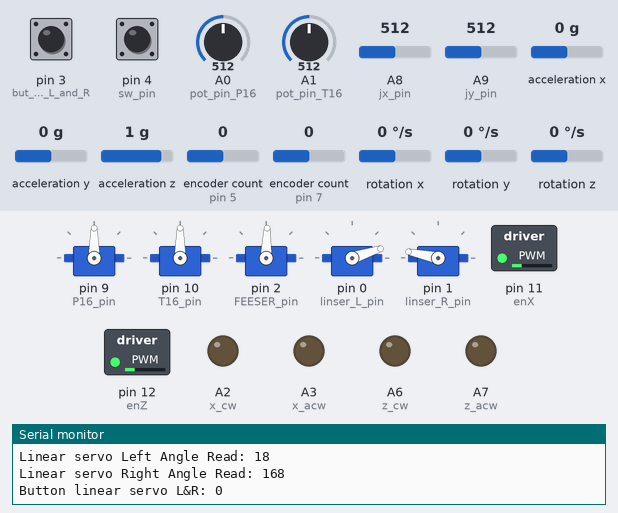
A sketch run on a simulated Teensy 4. Parts: 5 × servo, switched loads named in the sketch (green lamp = pin HIGH), output pins drawn as LEDs (lit = HIGH), the last lines printed to the serial monitor. Wiring (inferred from the names in the program): MPU-6050 motion sensor at I2C address 0x68. The inputs (shaded band) are chosen by the test bench; at power-on: pin 3 (but_pin_linser_L_and_R) LOW, acceleration y 0 g, A0 (pot_pin_P16) = 512, A1 (pot_pin_T16) = 512, A9 (jy_pin) = 512, pin 4 (sw_pin) HIGH, A8 (jx_pin) = 512, acceleration x 0 g, acceleration z 1 g, encoder count (sensors on pin 5, pin 7) 0, rotation x 0 °/s, rotation y 0 °/s, rotation z 0 °/s.

Above: at 1.3 s.
1.4 s: pin 3 (but_pin_linser_L_and_R) pulled HIGH for 3.2 s
At 5.7 s:
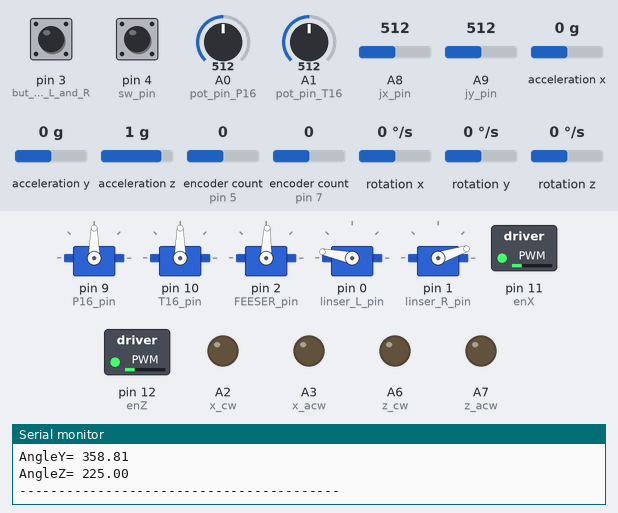
6.2 s: acceleration y set to -1.4 g
At 7.8 s:
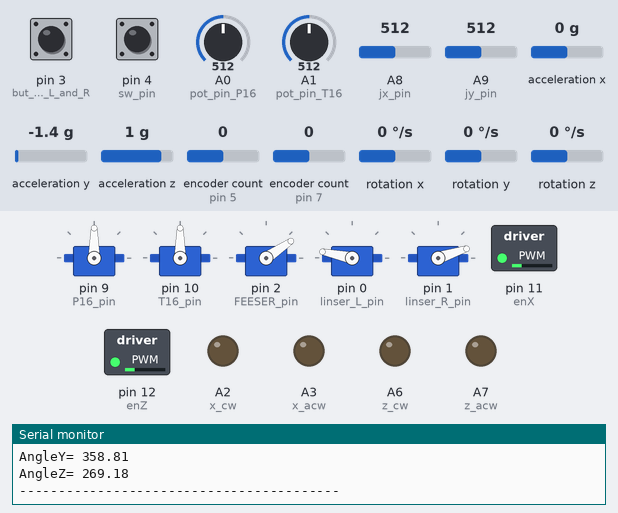
8.1 s: A0 (pot_pin_P16) set to 392
At 9.4 s:
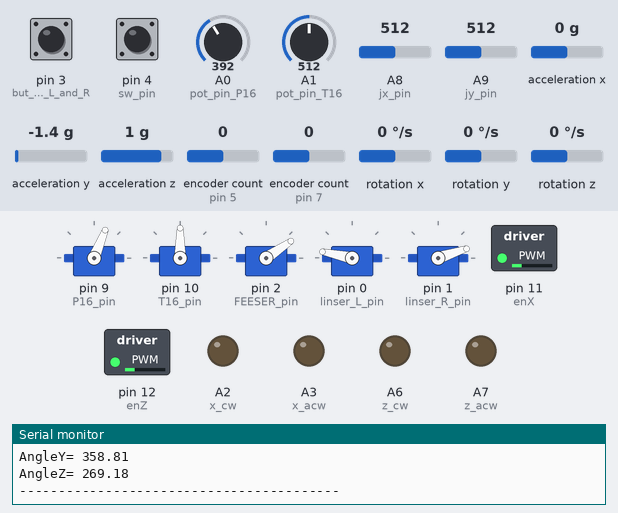
10.2 s: A1 (pot_pin_T16) set to 392
At 11.9 s:
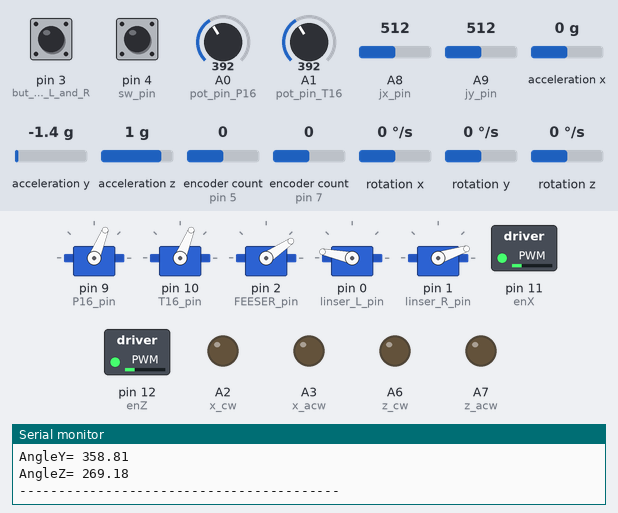
12.2 s: A9 (jy_pin) set to 194
13.9 s: A9 (jy_pin) set to 169
At 15.4 s:
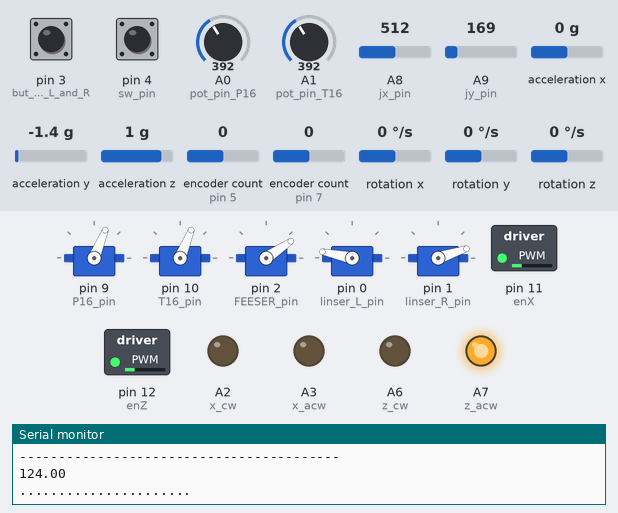
Timing chart, 0 to 16.8 s (numbered marks = the images above; inputs shaded):
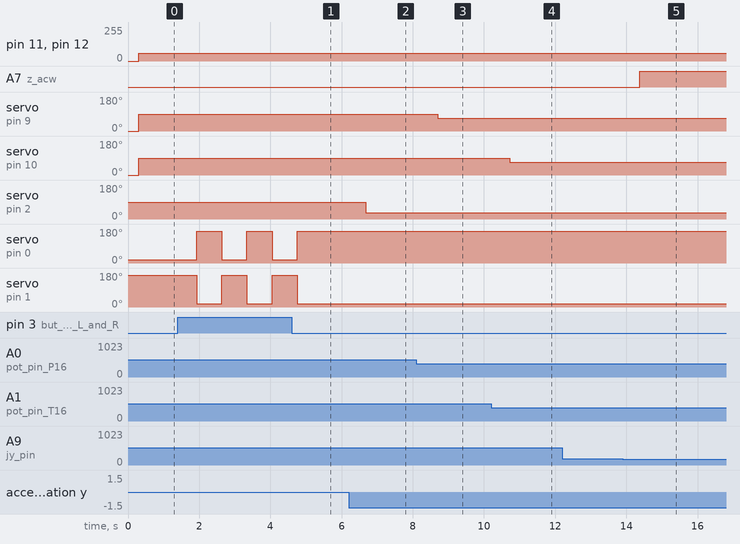

The sketch:

Complete_test_code_IMU_and_ang.ino
```cpp
#include <MPU6050.h>
#include <Wire.h>
#include "Wire.h"
#include "I2Cdev.h"
//#include "MPU6050_6Axis_MotionApps20.h"
#include <PWMServo.h>
#include <Encoder.h>
//#include <PID_v1.h>
#include <PIDController.h>
#include <FastPID.h>
#include <AutoPID.h>


PWMServo P16;  // create servo object for controlling servo
PWMServo T16;  // max 8 servos can be created
PWMServo FEESER;
PWMServo linser_L;
PWMServo linser_R;

    ///////////////////////////////////<IMU-related~~~>/////////////////////////////////////////
/*
MPU6050 IMU;
#define OUTPUT_READABLE_YAWPITCHROLL
// MPU control/status vars
bool dmpReady = false;  // set true if DMP init was successful
uint8_t mpuIntStatus;   // holds actual interrupt status byte from MPU
uint8_t devStatus;      // return status after each device operation (0 = success, !0 = error)
uint16_t packetSize;    // expected DMP packet size (default is 42 bytes)
uint16_t fifoCount;     // count of all bytes currently in FIFO
uint8_t fifoBuffer[64]; // FIFO storage buffer

// orientation/motion vars
Quaternion q;           // [w, x, y, z]         quaternion container
VectorInt16 aa;         // [x, y, z]            accel sensor measurements
VectorInt16 aaReal;     // [x, y, z]            gravity-free accel sensor measurements
VectorInt16 aaWorld;    // [x, y, z]            world-frame accel sensor measurements
VectorFloat gravity;    // [x, y, z]            gravity vector
float euler[3];         // [psi, theta, phi]    Euler angle container
float ypr[3];           // [yaw, pitch, roll]   yaw/pitch/roll container and gravity vector

*/

//////////////////////////<BASIC_READ_WITHOUT_MPU6050.h>////////////////////////////////
const int MPU_addr=0x68;    //0x68 for SCL0 and SDA0 pin on teensy 4 @@0x69 for SCL1 and SDA1
int16_t AcX,AcY,AcZ,Tmp,GyX,GyY,GyZ;

int minVal=265;
int maxVal=402;

double MPU_X_ANG;
double MPU_Y_ANG;
double MPU_Z_ANG;
double MPU_X_ANGmap;


    ///////////////////////////////////<~~~IMU-related>/////////////////////////////////////////

int pot_pin_P16 = A0; //pin for potentiometer    A0 pin
int pot_pin_T16 = A1;
///////////////////////////////int pot_pin_FEESER = A2;
//int pot_pin_linser_L = A3;
//int pot_pin_linser_R = A4;
int but_pin_linser_L_and_R = 3;
int sw_pin = 4;
int jx_pin = A8;
int jy_pin = A9;
int x_en_pin_a = 5;
int x_en_pin_b = 6;
int z_en_pin_a = 7;
int z_en_pin_b = 8;
int x_cw = 16;
int x_acw = 17;
int z_cw = 20;
int z_acw = 21;
int enX = 11;
int enZ = 12;

long Xang, Zang;
long Sang;

int P16_pos = 0;    // variable to store servo position
int T16_pos = 0;    // variable to store servo position
//int FEESER_pos = 0;
int FEESER_pos = 90;
int lower_angle = 18;
int upper_angle = 168;
int linser_L_pos = lower_angle;     //linear servo lower responsive angle as 18 deg and upper as 168 deg
int linser_R_pos = upper_angle;

int P16_pin = 9;  // servo pin for FS6530M feetech servo motor
int T16_pin = 10;  // servo pin for T16 actuonix linear actuator
int FEESER_pin = 2;
int linser_L_pin = 0;
int linser_R_pin = 1;

Encoder X_motor_en(x_en_pin_a, x_en_pin_b);     //encoder object and the corresponding pins
Encoder Z_motor_en(z_en_pin_a, z_en_pin_b);

int pot_val_P16;
int pot_val_T16;
int pot_val_FEESER;
//int pot_val_linser_L;
//int pot_val_linser_R;
int but_L_and_R_state = 0;
int sw_val;
int jx_val;
int jy_val;

int pot_valmap_P16 = 0;
int pot_valmap_T16 = 0;
int pot_valmap_FEESER = 0;
//int pot_valmap_linser_L = 0;
//int pot_valmap_linser_R = 0;
int jx_valmap;
int jy_valmap;

long defXpos  = -999;
long defZpos = -999;

void setup() {
  // put your setup code here, to run once:
    Serial.begin(9600);
    //Serial.begin(115200);
    ///////////////////////////////////<IMU-related~~~>/////////////////////////////////////////
    /*
    // join I2C bus (I2Cdev library doesn't do this automatically)
    #if I2CDEV_IMPLEMENTATION == I2CDEV_ARDUINO_WIRE
        Wire.begin();
        Wire.setClock(400000); // 400kHz I2C clock. Comment this line if having compilation difficulties
    #elif I2CDEV_IMPLEMENTATION == I2CDEV_BUILTIN_FASTWIRE
        Fastwire::setup(400, true);
    #endif

    IMU.initialize();
    //pinMode(INTERRUPT_PIN, INPUT);
    */

    /*
    // supply your own gyro offsets here, scaled for min sensitivity
    IMU.setXGyroOffset(220);
    IMU.setYGyroOffset(76);
    IMU.setZGyroOffset(-85);
    IMU.setZAccelOffset(1788); // 1688 factory default for my test chip
    */

    //////////////////////////<BASIC_READ_WITHOUT_MPU6050.h>////////////////////////////////
    Wire.begin();
    Wire.beginTransmission(MPU_addr);
    Wire.write(0x6B);
    Wire.write(0);
    Wire.endTransmission(true);

    ///////////////////////////////////<~~~IMU-related>/////////////////////////////////////////

    pinMode(but_pin_linser_L_and_R, INPUT);
    pinMode(sw_pin, INPUT);
    digitalWrite(sw_pin, HIGH);


    P16.attach(P16_pin, 544, 2400);  // attached pin number on Teensy as defined above
    P16.write(P16_pos);
    T16.attach(T16_pin, 544, 2400);  // attached pin number on Teensy as defined above
    T16.write(T16_pos);
    FEESER.attach(FEESER_pin, 544, 2400);  // attached pin number on Teensy as defined above
    FEESER.write(FEESER_pos);
    linser_L.attach(linser_L_pin, 544, 2400);  // attached pin number on Teensy as defined above
    linser_L.write(linser_L_pos);
    linser_R.attach(linser_R_pin, 544, 2400);  // attached pin number on Teensy as defined above
    linser_R.write(linser_R_pos);
    pinMode(enX, OUTPUT);
    pinMode(enZ, OUTPUT);
    pinMode(x_cw, OUTPUT);
    pinMode(x_acw, OUTPUT);
    pinMode(z_cw, OUTPUT);
    pinMode(z_acw, OUTPUT);

  // Turn off motors - Initial state
    digitalWrite(x_cw, LOW);
    digitalWrite(x_acw, LOW);
    digitalWrite(z_cw, LOW);
    digitalWrite(z_acw, LOW);
    Serial.printf("P16 Angle Read %d\r\n", P16_pos);
    Serial.printf("T16 Angle Read %d\r\n", T16_pos);
    Serial.printf("FEETECH servo Angle Read %d\r\n", FEESER_pos);
    Serial.printf("linear servo Left Angle Read %d\r\n", linser_L_pos);
    Serial.printf("Linear servo Right Angle Read %d\r\n\n", linser_R_pos);
    delay(100);
}

// ================================================================
// ===                    MAIN PROGRAM LOOP                     ===
// ================================================================

void loop() {

  pot_val_P16 = analogRead(pot_pin_P16);
  pot_val_T16 = analogRead(pot_pin_T16);
  //pot_val_FEESER = analogRead(pot_pin_FEESER);    //potentiometer to control servo angle
  //pot_val_linser_L = analogRead(pot_pin_linser_L);
  //pot_val_linser_R = analogRead(pot_pin_linser_R);
  but_L_and_R_state = digitalRead(but_pin_linser_L_and_R);
  jx_val = analogRead(jx_pin);
  jy_val = analogRead(jy_pin);
  sw_val = digitalRead(sw_pin);

  P16_pos = P16.read();
  T16_pos = T16.read();
  FEESER_pos = FEESER.read();
  linser_L_pos = linser_L.read();
  linser_R_pos = linser_R.read();

  pot_valmap_P16 = map(pot_val_P16, 0, 1023, 0, 180);  //Map analog value from the sensor to the linear actuator
  pot_valmap_T16 = map(pot_val_T16, 0, 1023, 0, 180);
  pot_valmap_FEESER = map(pot_val_FEESER, 0, 1023, 0, 180);   //max angle turn for the servo =
  //pot_valmap_linser_L = map(pot_val_linser_L, 0, 1023, 0, 180);
  //pot_valmap_linser_R = map(pot_val_linser_R, 0, 1023, 0, 180);
  jx_valmap = map(jx_val, 0, 1023, 0, 180);
  jy_valmap = map(jy_val, 0, 1023, 0, 180);

  long newXpos, newZpos;
  newXpos = X_motor_en.read();
  newZpos = Z_motor_en.read();
  Xang = newXpos*360/17712;   //angle cal via countable events per rev on output shaft = 17712
  Zang = newZpos*360/17712;
  Sang = map(FEESER_pos, 0, 180, 0, 200);     //actual angle of rotation of servo was ~200 deg from measurements
  //therefore real angle is 1.111111... (repeating) degree per .read()'s degree

  Serial.printf("P16 Angle Read: %d\r\n", P16_pos);
  Serial.printf("Potentiometer control P16: %d\r\n\n", pot_valmap_P16);
  Serial.printf("T16 Angle Read: %d\r\n", T16_pos);
  Serial.printf("Potentiometer control T16: %d\r\n\n", pot_valmap_T16);
  Serial.printf("FEETECH servo Angle Read: %d\r\n", FEESER_pos);
  Serial.printf("Potentiometer control Feetech Servo: %d\r\n\n", pot_valmap_FEESER);
  Serial.printf("Joystick Switch: %d\r\n", sw_val);
  Serial.printf("Joystick X-axis: %d\r\n", jx_valmap);
  // make serial print motor X encoder position
  Serial.printf("X motor Encoder: %d\r\n", newXpos);
  Serial.printf("Joystick Y-axis: %d\r\n", jy_valmap);
  // make serial print motor Z encoder position
  Serial.printf("Z motor Encoder: %d\r\n", newZpos);
  // turn encoder count into angles
  Serial.printf("X motor angle: %d\r\n",Xang);
  Serial.printf("Z motor angle: %d\r\n",Zang);
  Serial.printf("Servo motor angle: %d\r\n\n",Sang);

  ///////////////////////////////////<IMU-related~~~>/////////////////////////////////////////
  /*    // display Euler angles in degrees
  IMU.dmpGetQuaternion(&q, fifoBuffer);
  IMU.dmpGetGravity(&gravity, &q);
  IMU.dmpGetYawPitchRoll(ypr, &q, &gravity);
  Serial.print("ypr\t");
  Serial.print(ypr[0] * 180/M_PI);
  Serial.print("\t");
  Serial.print(ypr[1] * 180/M_PI);
  Serial.print("\t");
  Serial.println(ypr[2] * 180/M_PI);
  */

  //////////////////////////<BASIC_READ_WITHOUT_MPU6050.h>////////////////////////////////
  Wire.beginTransmission(MPU_addr);
  Wire.write(0x3B);
  Wire.endTransmission(false);
  Wire.requestFrom(MPU_addr,14,true);
  AcX=Wire.read()<<8|Wire.read();
  AcY=Wire.read()<<8|Wire.read();
  AcZ=Wire.read()<<8|Wire.read();
    int xAng = map(AcX,minVal,maxVal,-90,90);
    int yAng = map(AcY,minVal,maxVal,-90,90);
    int zAng = map(AcZ,minVal,maxVal,-90,90);

       MPU_X_ANG= RAD_TO_DEG * (atan2(-yAng, -zAng)+PI);
       MPU_Y_ANG= RAD_TO_DEG * (atan2(-xAng, -zAng)+PI);
       MPU_Z_ANG= RAD_TO_DEG * (atan2(-yAng, -xAng)+PI);

     Serial.print("AngleX= ");
     Serial.println(MPU_X_ANG);

     Serial.print("AngleY= ");
     Serial.println(MPU_Y_ANG);

     Serial.print("AngleZ= ");
     Serial.println(MPU_Z_ANG);
     Serial.println("-----------------------------------------");
     delay(200);


    //converting back to level at 180 deg, ACW 90 deg, CW -90 deg
    MPU_X_ANGmap = map(MPU_X_ANG, 0, 360, -180, 180);
    Serial.println(MPU_X_ANGmap);
    Serial.println("......................");
  ///////////////////////////////////<~~~IMU-related>/////////////////////////////////////////

  P16.write(pot_valmap_P16);
  T16.write(pot_valmap_T16);
  //FEESER.write(pot_valmap_FEESER);

  if (MPU_X_ANGmap >= 90){
    FEESER.write(MPU_X_ANGmap-90);      // code to correct the angle of servo and remain level
  }
  else if (MPU_X_ANGmap <= -90){
    FEESER.write(270+MPU_X_ANGmap);
  }


  //linser_L.write(pot_valmap_linser_L);
  //linser_R.write(pot_valmap_linser_R);


  //To extend Left shaft and Right shaft to shut the mechanism
  if (but_L_and_R_state == HIGH && linser_L_pos <= lower_angle && linser_R_pos >=upper_angle){
    linser_L.write(upper_angle);
    linser_R.write(lower_angle);
    delay(300);
  }
  else if (but_L_and_R_state == HIGH && linser_L_pos >= upper_angle && linser_R_pos <=lower_angle){
    linser_L.write(lower_angle);
    linser_R.write(upper_angle);
    delay(300);
  }

  // Set motors speed
  // For PWM maximum possible values are 0 to 255
  analogWrite(enX, 60);
  analogWrite(enZ, 60);


  if (jx_valmap > 30 && jx_valmap <150 && jy_valmap > 30 && jy_valmap <150){
    digitalWrite(x_cw, LOW);
    digitalWrite(x_acw, LOW);
    digitalWrite(z_cw, LOW);
    digitalWrite(z_acw, LOW);
  }

  while (jx_valmap >= 150){
    digitalWrite(x_cw, HIGH);
    digitalWrite(x_acw, LOW);
    digitalWrite(z_cw, LOW);
    digitalWrite(z_acw, LOW);
    jx_valmap = reread_X();
  }

  while (jx_valmap <= 30){
    digitalWrite(x_cw, LOW);
    digitalWrite(x_acw, HIGH);
    digitalWrite(z_cw, LOW);
    digitalWrite(z_acw, LOW);
    jx_valmap = reread_X();     //alternatively put those two lines within the function instead of this line
  }

  while (jy_valmap >= 150){
    digitalWrite(x_cw, LOW);
    digitalWrite(x_acw, LOW);
    digitalWrite(z_cw, HIGH);
    digitalWrite(z_acw, LOW);
    jy_valmap = reread_Z();
  }

  while (jy_valmap <= 30){
    digitalWrite(x_cw, LOW);
    digitalWrite(x_acw, LOW);
    digitalWrite(z_cw, LOW);
    digitalWrite(z_acw, HIGH);
    jy_valmap = reread_Z();
  }


  Serial.printf("Linear servo Left Angle Read: %d\r\n", linser_L_pos);
  //Serial.printf("Potentiometer control linear servo L: %d\r\n\n", pot_valmap_linser_L);
  Serial.printf("Linear servo Right Angle Read: %d\r\n", linser_R_pos);
  //Serial.printf("Potentiometer control linear servo R: %d\r\n\n", pot_valmap_linser_R);
  Serial.printf("Button linear servo L&R: %d\r\n\n", but_L_and_R_state);
  delay(200);


}

  ///Functions~///
///Function for re-reading the joystick x and y value within the motor control while loops
  int reread_X(){
    int jx_val;
    int jx_valmap;
    jx_val = analogRead(jx_pin);
    jx_valmap = map(jx_val, 0, 1023, 0, 180);
    return jx_valmap;
  }

  int reread_Z(){
    int jy_val;
    int jy_valmap;
    jy_val = analogRead(jy_pin);
    jy_valmap = map(jy_val, 0, 1023, 0, 180);
    return jy_valmap;
  }
  /*
  void fullExtension(){

  }

  void fullRetraction(){

  }
  */
  ///~Functions///

  /*///old codes~///
    for (pos = 0; pos <= 180; pos += 1) { // goes from 0 degrees to 180 degrees
    // in steps of 1 degree
    P16.write(pos);              // tell servo to go to position in variable 'pos'
    delay(30);                       // waits 15ms for the servo to reach the position
  }
  for (pos = 180; pos >= 0; pos -= 1) { // goes from 180 degrees to 0 degrees
    P16.write(pos);              // tell servo to go to position in variable 'pos'
    delay(30);                       // waits 15ms for the servo to reach the position
  }

  ///~old codes///*/


  /*///Spare~///
      if (newXpos != defXpos || newZpos != defZpos) {

    Serial.printf("X = %d\r\n", newXpos);
    Serial.printf("Z = %d\r\n\n", newZpos);
    defXpos = newXpos;
    defZpos = newZpos;
  }
  // if a character is sent from the serial monitor,
  // reset both back to zero.
  if (Serial.available()) {
    Serial.read();
    Serial.printf("Reset both knobs to zero");
    X_motor_en.write(0);
    Z_motor_en.write(0);

  }
  ///~Spare///*/
```

Measured:
- the behaviour switches between 177 and 176 on A9 (jy_pin) (found by bisection; images 4 and 5)
- after the input at 1.4 s, servo on pin 0 (linser_L_pin): alternates 168° for 0.71 s and 18° for 0.71 s, 5 changes in all, then stays 168°, starting after 0.53 s; servo on pin 1 (linser_R_pin): alternates 168° for 0.71 s and 18° for 0.71 s, 5 changes in all, then stays 18°, starting after 0.53 s
- after the input at 6.2 s, servo on pin 2 (FEESER_pin): 88° → 34° after 0.47 s
- after the input at 8.1 s, servo on pin 9 (P16_pin): 90° → 68° after 0.60 s
- after the input at 10.2 s, servo on pin 10 (T16_pin): 90° → 68° after 0.53 s
- after the input at 13.9 s, A7 (z_acw): LOW → HIGH after 0.48 s
